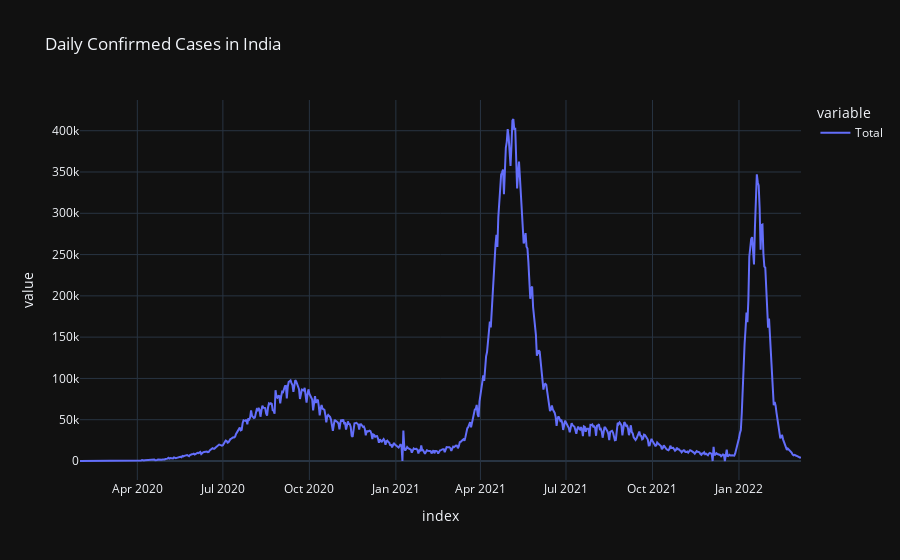

Notebook source saved alongside this figure:
### Code cell
# plotting our daily cases
px.line(confirmed_daily, title=f"Daily Confirmed Cases in {country}", template="plotly_dark")

### Figure 1 — Plotly figure (JSON) as saved in the notebook; plotly's stock layout.template omitted (floating-point values rounded to 4 significant figures; data arrays with more than 128 entries replaced by an {"elided": "..."} marker saying what was removed)
{"data": [{"hovertemplate": "variable=Total<br>index=%{x}<br>value=%{y}<extra></extra>", "legendgroup": "Total", "line": {"color": "#636efa", "dash": "solid"}, "marker": {"symbol": "circle"}, "mode": "lines", "name": "Total", "orientation": "v", "showlegend": true, "type": "scatter", "x": {"elided": "768 str values"}, "xaxis": "x", "y": {"elided": "768 int values"}, "yaxis": "y"}], "layout": {"legend": {"title": {"text": "variable"}, "tracegroupgap": 0}, "title": {"text": "Daily Confirmed Cases in India"}, "xaxis": {"anchor": "y", "domain": [0, 1], "title": {"text": "index"}}, "yaxis": {"anchor": "x", "domain": [0, 1], "title": {"text": "value"}}}}
